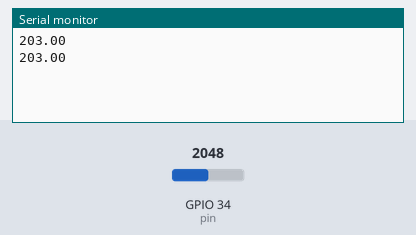
This sketch was run on a simulated ESP32. Parts: the last lines printed to the serial monitor. The test bench sets the inputs (shaded band); at power-on: GPIO 34 (pin) = 2048.

Above: at 2.3 s.
2.4 s: GPIO 34 (pin) set to 2866
At 3.3 s:
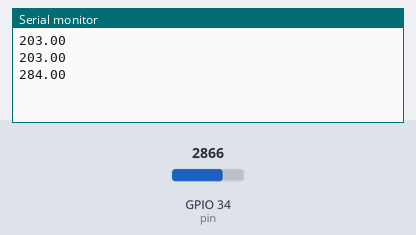
3.9 s: GPIO 34 (pin) set to 3603
At 5.2 s:
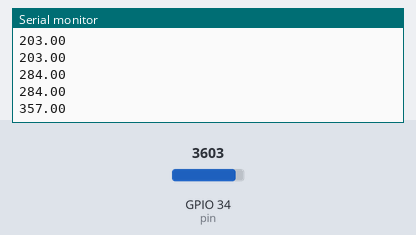
Timing chart, 0 to 6.9 s (numbered marks = the images above; inputs shaded):
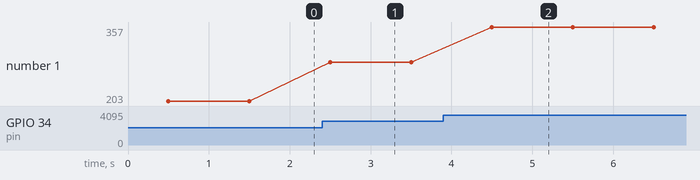

The sketch:

practica2ard.ino
```cpp
//#include "BluetoothSerial.h"
//#include <DHT.h>
#define pin 34
//#define DHTTYPE DHT11
//BluetoothSerial conexion;
//DHT dht(pin,DHTTYPE);

void setup() {
  // put your setup code here, to run once:
  Serial.begin(115200);


  //conexion.begin("ESPLIZ");
  //dht.begin();
}

void loop() {
  delay(500);  // Espera entre lecturas (mínimo 2 segundos para DHT11)

  int h = analogRead(pin);
  float valor = map(h,1,1000,1,100);  // Escala el valor a un rango de 1 a 100 (por ejemplo, en %)
  Serial.println(valor);

  delay(500);
}
```

Measured:
- after the input at 2.4 s, the serial monitor: prints a new line after 0.10 s (image 1)
- after the input at 3.9 s, the serial monitor: prints a new line after 0.60 s (image 2)
- plotted number 1: 203 → 284 after the input at 2.4 s, 284 → 357 after the input at 3.9 s
